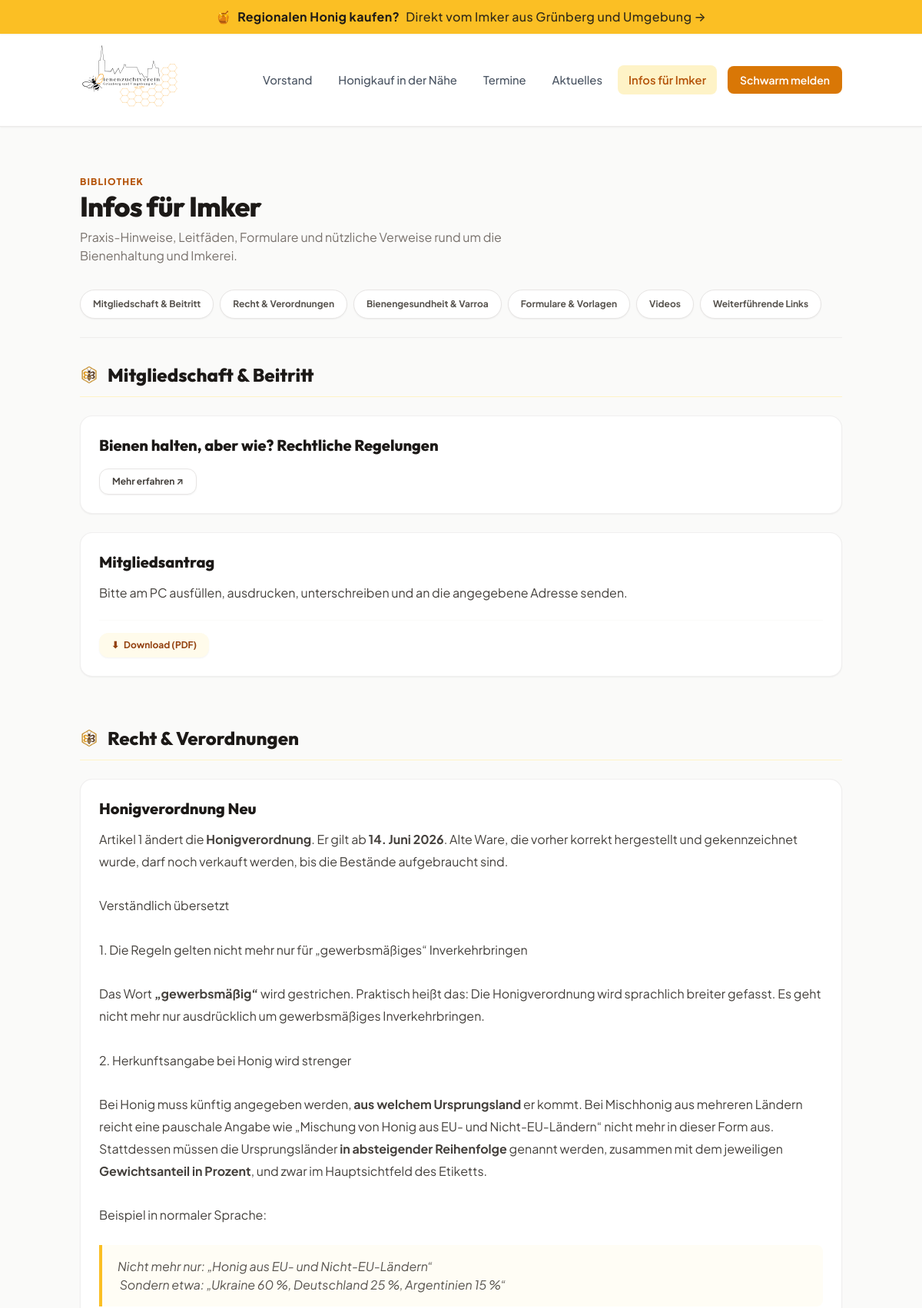
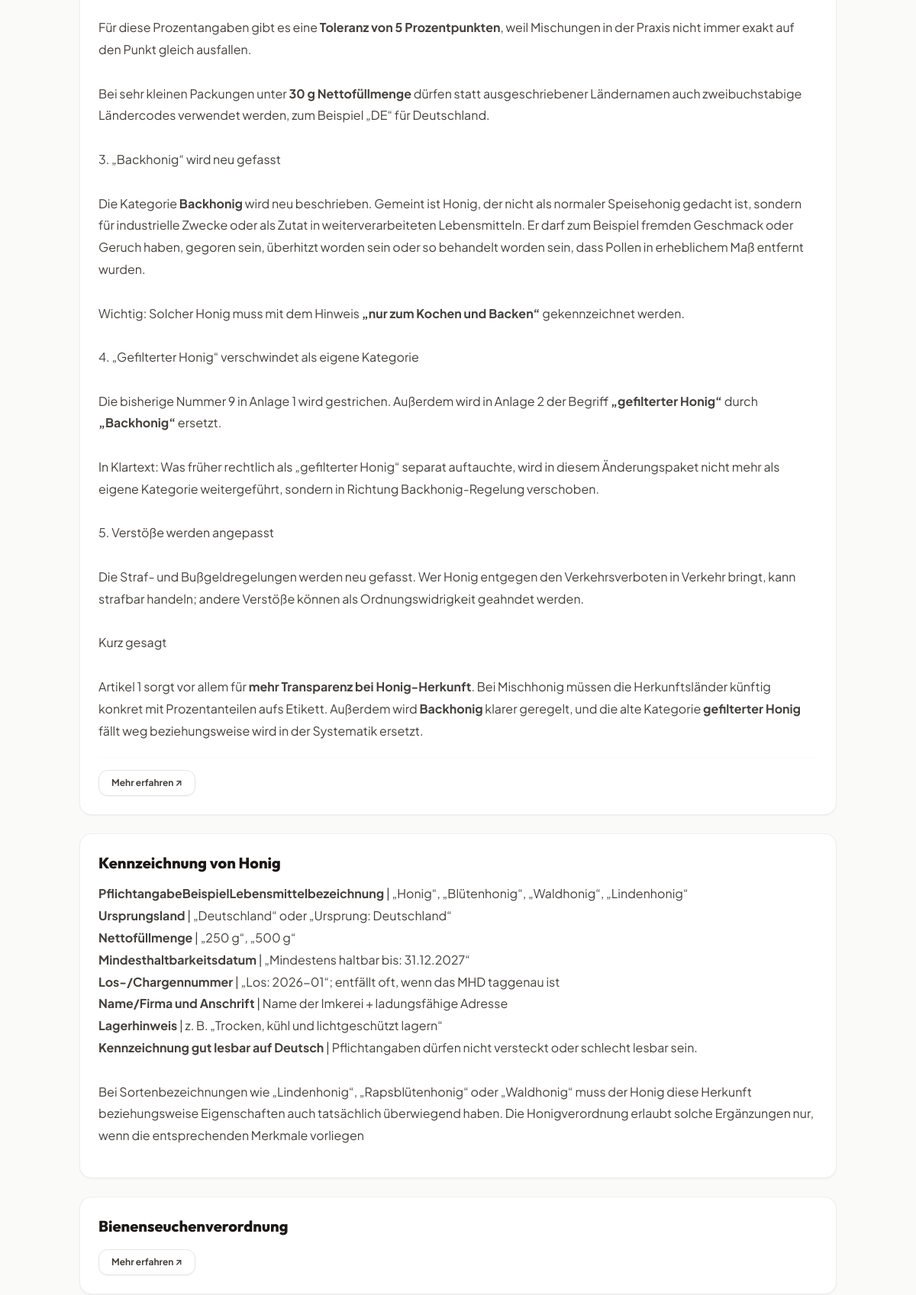
Page /infos.php (upper part) on the committed database (2 pictures, top to bottom).
### tables this page shows
CREATE TABLE page_blocks (
    slug          VARCHAR(100) NOT NULL,
    title         VARCHAR(255) DEFAULT NULL,
    body          MEDIUMTEXT,
    updated_at    DATETIME NOT NULL DEFAULT CURRENT_TIMESTAMP ON UPDATE CURRENT_TIMESTAMP,
    updated_by    INT UNSIGNED DEFAULT NULL,
    PRIMARY KEY (slug)
);

CREATE TABLE infos (
    id              INT UNSIGNED NOT NULL AUTO_INCREMENT,
    section         VARCHAR(64) NOT NULL,          
    title           VARCHAR(255) NOT NULL,
    body            TEXT,                           
    link_url        VARCHAR(500) DEFAULT NULL,
    download_path   VARCHAR(255) DEFAULT NULL,
    sort_order      INT NOT NULL DEFAULT 0,
    is_published    TINYINT(1) NOT NULL DEFAULT 1,
    PRIMARY KEY (id),
    KEY ix_infos_section (section, is_published, sort_order)
);

### library/Database.php (called while the page is built, shortened)
<?php
final class Database
{
    private static ?PDO $pdo = null;
    public static function pdo(): PDO
    {
        if (self::$pdo !== null) {
            return self::$pdo;
        }
        if (defined('DB_SOCKET') && DB_SOCKET) {
            $dsn = sprintf('mysql:unix_socket=%s;dbname=%s;charset=utf8mb4', DB_SOCKET, DB_NAME);
        } else {
            $dsn = sprintf('mysql:host=%s;port=%d;dbname=%s;charset=utf8mb4',
                DB_HOST, DB_PORT, DB_NAME);
        }
        self::$pdo = new PDO($dsn, DB_USER, DB_PASS, [
            PDO::ATTR_ERRMODE            => PDO::ERRMODE_EXCEPTION,
            PDO::ATTR_DEFAULT_FETCH_MODE => PDO::FETCH_ASSOC,
            PDO::ATTR_EMULATE_PREPARES   => false,
            (defined('Pdo\Mysql::ATTR_INIT_COMMAND') ? \Pdo\Mysql::ATTR_INIT_COMMAND : PDO::MYSQL_ATTR_INIT_COMMAND)
                => 'SET NAMES utf8mb4 COLLATE utf8mb4_unicode_ci',
        ]);
        return self::$pdo;
    }
}

### library/Helpers.php (called while the page is built, shortened)
<?php
function h(?string $s): string
{
    return htmlspecialchars((string)$s, ENT_QUOTES | ENT_SUBSTITUTE, 'UTF-8');
}
function clean_html(?string $html): string
{
    $allowed = '<p><br><strong><em><b><i><u><ul><ol><li><a><h1><h2><h3><h4><blockquote><div><del><pre><code>';
    $clean = strip_tags($html, $allowed);
    $clean = preg_replace_callback('/<a\s+([^>]*)>/i', static function ($m) {
        $attrs = $m[1];
        $href  = '';
        if (preg_match('/href\s*=\s*"([^"]*)"/i', $attrs, $hm)) $href = $hm[1];
        elseif (preg_match("/href\s*=\s*'([^']*)'/i", $attrs, $hm)) $href = $hm[1];
        if (!preg_match('#^(https?:|mailto:|tel:|/)#i', $href)) {
            return '';
        }
        $title  = '';
        if (preg_match('/title\s*=\s*"([^"]*)"/i', $attrs, $tm)) $title = $tm[1];
        $target = (preg_match('/target\s*=\s*"_blank"/i', $attrs)) ? ' target="_blank" rel="noopener noreferrer"' : '';
        return '<a href="' . h($href) . '"' . ($title ? ' title="' . h($title) . '"' : '') . $target . '>';
    }, $clean) ?? '';
    return $clean;
}
function nav_active(string $path, string $current): string
{
    return ($path === $current) ? ' aria-current="page" class="font-semibold text-amber-700"' : '';
}
function section_label(string $key, string $default): string
{
    $b = block("infos.section.$key.label", '');
    return $b !== '' ? $b : $default;
}
function block(string $slug, string $default = ''): string
{
    static $cache = [];
    if (!array_key_exists($slug, $cache)) {
        try {
            $stmt = Database::pdo()->prepare("SELECT body FROM page_blocks WHERE slug = ?");
            $stmt->execute([$slug]);
            $cache[$slug] = $stmt->fetchColumn();
        } catch (Throwable $e) {
            $cache[$slug] = false;
        }
    }
    return $cache[$slug] !== false ? (string)$cache[$slug] : $default;
}

### public/infos.php (the view, shortened to what this page needs)
<?php
$pdo = Database::pdo();
$sections = [
    'mitgliedschaft' => 'Mitgliedschaft & Beitritt',
    'recht'          => 'Recht & Verordnungen',
    'varroa'         => 'Bienengesundheit & Varroa',
    'formulare'      => 'Formulare & Vorlagen',
    'videos'         => 'Videos',
    'links'          => 'Weiterführende Links',
];
$infos = [];
$stmt = $pdo->query("SELECT id, section, title, body, link_url, download_path
                       FROM infos
                      WHERE is_published = 1
                      ORDER BY section, sort_order ASC, id ASC");
foreach ($stmt as $row) {
    $infos[$row['section']][] = $row;
}
Templates::header('Infos für Imker', '/infos.php');
?>
<section class="max-w-5xl mx-auto px-4 py-12 md:py-16">
  <div class="border-b border-stone-200/60 pb-6 mb-8">
    <div class="text-xs uppercase tracking-widest text-honey-700 font-extrabold mb-1" data-edit-resource="page_blocks" data-edit-id="infos.eyebrow">
      <?= h(block('infos.eyebrow', 'Bibliothek')) ?>
    </div>
    <h1 class="text-3xl md:text-4xl font-display font-extrabold text-stone-900 tracking-tight" data-edit-resource="page_blocks" data-edit-id="infos.title">
      <?= h(block('infos.title', 'Infos für Imker')) ?>
    </h1>
    <p class="text-stone-500 mt-2 text-base max-w-xl" data-edit-resource="page_blocks" data-edit-id="infos.subtitle">
      <?= h(block('infos.subtitle', 'Praxis-Hinweise, Leitfäden, Formulare und nützliche Verweise rund um die Bienenhaltung und Imkerei.')) ?>
    </p>
    <nav class="mt-8 flex flex-wrap gap-2 text-xs">
      <?php foreach ($sections as $key => $label): ?>
        <a href="#<?= h($key) ?>"
           class="bg-white border border-stone-200 text-stone-600 hover:bg-honey-50 hover:border-honey-200 px-4 py-2.5 rounded-full font-bold transition-all shadow-sm">
          <?= h(section_label($key, $label)) ?>
        </a>
      <?php endforeach; ?>
    </nav>
  </div>
  <div class="space-y-16">
    <?php foreach ($sections as $key => $label): ?>
      <section id="<?= h($key) ?>" class="scroll-mt-24">
        <div class="flex items-center gap-3 border-b border-amber-100 pb-3 mb-6">
          <img src="/assets/favicon.png" alt="" class="w-6 h-6 object-contain shrink-0" width="256" height="256">
          <h2 class="text-2xl font-display font-extrabold text-stone-900" data-edit-resource="page_blocks" data-edit-id="infos.section.<?= h($key) ?>.label">
            <?= h(section_label($key, $label)) ?>
          </h2>
        </div>
        <?php
          $items = $infos[$key] ?? [];
        ?>
        <?php if ($items): ?>
          <div class="grid gap-6">
            <?php foreach ($items as $i): ?>
              <article class="bg-white border border-stone-200/60 rounded-2xl p-6 shadow-sm hover:border-honey-200 hover:shadow-md transition-all duration-250"
                       data-edit-resource="<?= h($i['_resource']) ?>" data-edit-id="<?= (int)$i['id'] ?>">
                <h3 class="font-display font-extrabold text-stone-900 text-lg md:text-xl leading-tight"><?= h($i['title']) ?></h3>
                <?php if (!empty($i['body'])): ?>
                  <div class="prose-bzv mt-3 text-stone-600 text-sm md:text-base">
                    <?= clean_html($i['body']) ?>
                  </div>
                <?php endif; ?>
                <?php if (!empty($i['download_path']) || !empty($i['link_url'])): ?>
                  <div class="<?= !empty($i['body']) ? 'mt-5 pt-4 border-t border-stone-50' : 'mt-4' ?> flex flex-wrap gap-3">
                    <?php if (!empty($i['download_path'])): ?>
                      <a href="/downloads/<?= h($i['download_path']) ?>"
                         class="inline-flex items-center gap-1.5 bg-amber-50 hover:bg-amber-100 text-honey-800 font-bold px-4 py-2 rounded-xl text-xs transition-colors shadow-sm">
                         <span>⬇</span> Download (PDF)
                      </a>
                    <?php endif; ?>
                    <?php if (!empty($i['link_url'])): ?>
                      <a href="<?= h($i['link_url']) ?>" target="_blank" rel="noopener"
                         class="inline-flex items-center gap-1 bg-white border border-stone-200 hover:bg-stone-50 text-stone-700 font-bold px-4 py-2 rounded-xl text-xs transition-colors shadow-sm">
                         Mehr erfahren ↗
                      </a>
                    <?php endif; ?>
                  </div>
                <?php endif; ?>
              </article>
            <?php endforeach; ?>
          </div>
        <?php else: ?>
          <div class="bg-stone-50 border border-stone-200/40 rounded-2xl p-6 text-center text-sm text-stone-400 font-medium italic" data-edit-resource="page_blocks" data-edit-id="infos.empty.section">
            <?= h(block('infos.empty.section', 'Aktuell keine Einträge in dieser Kategorie.')) ?>
          </div>
        <?php endif; ?>
      </section>
    <?php endforeach; ?>
  </div>
</section>
<?php Templates::footer(); ?>

### library/Templates.php (shortened to what this page needs)
<?php
final class Templates
{
    public static function header(string $pageTitle = '', string $currentPath = '/'): void
    {
        ?>
<!DOCTYPE html>
<html lang="de" class="scroll-smooth">
<head>
    <script src="https://cdn.tailwindcss.com"></script>
</head>
<body class="min-h-screen bg-stone-50 text-stone-900 font-sans flex flex-col antialiased">
<a href="/imker.php" class="relative block bg-gradient-to-r from-amber-400 via-honey-400 to-amber-400 text-stone-900 text-center py-2.5 px-4 font-bold tracking-wide shadow-sm hover:brightness-105 transition duration-150 z-50">
  <div class="max-w-5xl mx-auto flex items-center justify-center gap-2 text-sm sm:text-base">
    <span class="text-base">🍯</span>
    <span data-edit-resource="page_blocks" data-edit-id="banner.honig.text">
      <?= h(block('banner.honig.text', 'Regionalen Honig kaufen?')) ?>
    </span>
    <span class="hidden sm:inline font-medium text-stone-900/90" data-edit-resource="page_blocks" data-edit-id="banner.honig.suffix">
      <?= h(block('banner.honig.suffix', 'Direkt vom Imker aus Grünberg und Umgebung →')) ?>
    </span>
  </div>
</a>
<header class="sticky top-0 bg-white/90 backdrop-blur-md border-b border-stone-200/80 shadow-sm z-40 transition-all duration-300">
  <div class="max-w-5xl mx-auto px-4 py-3 flex items-center justify-between">
    <a href="/" class="flex items-center group" aria-label="Zur Startseite">
      <img src="/assets/logo.svg" alt="<?= h(SITE_NAME) ?>"
           class="h-20 md:h-24 w-auto group-hover:scale-[1.02] transition-transform duration-200"
           width="1836" height="1336">
    </a>
    <nav class="hidden md:flex items-center gap-1.5">
      <a href="/vorstand.php"<?= nav_active('/vorstand.php', $currentPath) ?>>Vorstand</a>
      <a href="/imker.php"<?= nav_active('/imker.php', $currentPath) ?>>Honigkauf in der Nähe</a>
      <a href="/termine.php"<?= nav_active('/termine.php', $currentPath) ?>>Termine</a>
      <a href="/aktuelles.php"<?= nav_active('/aktuelles.php', $currentPath) ?>>Aktuelles</a>
      <a href="/infos.php"<?= nav_active('/infos.php', $currentPath) ?>>Infos für Imker</a>
      <a href="/schwarm.php" class="ml-2 bg-amber-600 hover:bg-amber-700 text-white font-semibold px-4 py-2 rounded-lg text-sm transition-all shadow-sm hover:shadow shadow-amber-600/10">Schwarm melden</a>
    </nav>
  </div>
</header>
<main class="flex-1">
<?php
    }
    public static function footer(): void
    {
        ?>
</main>
</body>
</html>
<?php
    }
}

### library/Templates.php (style rules this page uses)
body { text-rendering: optimizeLegibility; -webkit-font-smoothing: antialiased; }
header nav a { color: #4b5563; padding: 0.5rem 0.875rem; border-radius: 0.5rem; transition: all 0.2s cubic-bezier(0.4, 0, 0.2, 1); font-weight: 500; font-size: 0.925rem; display: inline-flex; align-items: center; gap: 0.25rem; }
header nav a[aria-current="page"] { color: #b45309; background-color: #fef3c7; font-weight: 600; }
.prose-bzv { font-size: 1.0625rem; line-height: 1.8; color: #44403c; }
@media (min-width: 768px) { .prose-bzv { font-size: 1.125rem; } }
.prose-bzv p, .prose-bzv > div { margin: 0 0 1em; line-height: 1.8; color: #44403c; }
.prose-bzv p + p, .prose-bzv > div + div, .prose-bzv p + div, .prose-bzv > div + p { margin-top: 1.8em; }
.prose-bzv blockquote { border-left: 4px solid #fbbf24; background-color: #fffdf5; padding: 1rem 1.25rem; font-style: italic; color: #57534e; margin: 1.5rem 0; border-radius: 0 0.5rem 0.5rem 0; }

### rows in the picture
page_blocks: body "Regionalen Honig kaufen?"
page_blocks: body "Direkt vom Imker aus Grünberg und Umgebung →"
page_blocks: body "BIBLIOTHEK"
page_blocks: body "Infos für Imker"
page_blocks: body "Praxis-Hinweise, Leitfäden, Formulare und nützliche Verweise rund um die Bienenhaltung und Imkerei."
page_blocks: body "Mitgliedschaft & Beitritt"
page_blocks: body "Recht & Verordnungen"
page_blocks: body "Bienengesundheit & Varroa"
page_blocks: body "Formulare & Vorlagen"
page_blocks: body "Videos"
page_blocks: body "Weiterführende Links"
infos: title "Bienen halten, aber wie? Rechtliche Regelungen"
infos: title "Mitgliedsantrag", body "Bitte am PC ausfüllen, ausdrucken, unterschreiben und an die angegebene Adresse senden."
infos: title "Honigverordnung Neu", body "Artikel 1 ändert die Honigverordnung . Er gilt ab 14. Juni 2026 . Alte Ware, die vorher korrekt hergestellt und gekennzeichnet wurde, darf noch verkauft werden, bis die Bestände aufgebraucht sind. Verständlich übersetzt 1. Die Regeln gelten nicht mehr nur für „gewerbsmäßiges“ Inverkehrbringen Das Wort „gewerbsmäßig“ wird gestrichen. Praktisch heißt das: Die Honigverordnung wird sprachlich breiter gefasst. Es geht nicht mehr nur ausdrücklich um gewerbsmäßiges Inverkehrbringen. 2. Herkunftsangabe bei Honig wird strenger Bei Honig muss künftig angegeben werden, aus welchem Ursprungsland er kommt. Bei Mischhonig aus mehreren Ländern reicht eine pauschale Angabe wie „Mischung von Honig aus EU-…"
infos: title "Kennzeichnung von Honig", body "PflichtangabeBeispielLebensmittelbezeichnung | „Honig“, „Blütenhonig“, „Waldhonig“, „Lindenhonig“ Ursprungsland | „Deutschland“ oder „Ursprung: Deutschland“ Nettofüllmenge | „250 g“, „500 g“ Mindesthaltbarkeitsdatum | „Mindestens haltbar bis: 31.12.2027“ Los-/Chargennummer | „Los: 2026-01“; entfällt oft, wenn das MHD taggenau ist Name/Firma und Anschrift | Name der Imkerei + ladungsfähige Adresse Lagerhinweis | z. B. „Trocken, kühl und lichtgeschützt lagern“ Kennzeichnung gut lesbar auf Deutsch | Pflichtangaben dürfen nicht versteckt oder schlecht lesbar sein. Bei Sortenbezeichnungen wie „Lindenhonig“, „Rapsblütenhonig“ oder „Waldhonig“ muss der Honig diese Herkunft beziehungsweise…"
infos: title "Bienenseuchenverordnung"

### other values in the picture
section_label($key, $label) "Mitgliedschaft & Beitritt"
section_label($key, $label) "Recht & Verordnungen"
